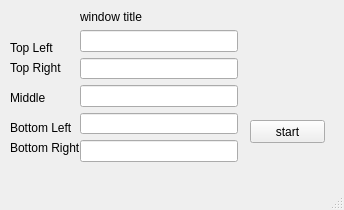
<?xml version="1.0" encoding="UTF-8"?>
<ui version="4.0">
 <class>MainWindow</class>
 <widget class="QMainWindow" name="MainWindow">
  <property name="geometry">
   <rect>
    <x>0</x>
    <y>0</y>
    <width>344</width>
    <height>210</height>
   </rect>
  </property>
  <property name="windowTitle">
   <string>auto</string>
  </property>
  <widget class="QWidget" name="centralwidget">
   <widget class="QWidget" name="verticalLayoutWidget">
    <property name="geometry">
     <rect>
      <x>80</x>
      <y>10</y>
      <width>158</width>
      <height>152</height>
     </rect>
    </property>
    <layout class="QVBoxLayout" name="verticalLayout">
     <item>
      <widget class="QLabel" name="label">
       <property name="text">
        <string>window title</string>
       </property>
      </widget>
     </item>
     <item>
      <widget class="QLineEdit" name="lineEdit1"/>
     </item>
     <item>
      <widget class="QLineEdit" name="lineEdit2"/>
     </item>
     <item>
      <widget class="QLineEdit" name="lineEdit3"/>
     </item>
     <item>
      <widget class="QLineEdit" name="lineEdit4"/>
     </item>
     <item>
      <widget class="QLineEdit" name="lineEdit5"/>
     </item>
    </layout>
   </widget>
   <widget class="QPushButton" name="startBtn">
    <property name="geometry">
     <rect>
      <x>250</x>
      <y>120</y>
      <width>75</width>
      <height>23</height>
     </rect>
    </property>
    <property name="text">
     <string>start</string>
    </property>
   </widget>
   <widget class="QLabel" name="label_2">
    <property name="geometry">
     <rect>
      <x>10</x>
      <y>40</y>
      <width>71</width>
      <height>16</height>
     </rect>
    </property>
    <property name="text">
     <string>Top Left</string>
    </property>
   </widget>
   <widget class="QLabel" name="label_3">
    <property name="geometry">
     <rect>
      <x>10</x>
      <y>60</y>
      <width>71</width>
      <height>16</height>
     </rect>
    </property>
    <property name="text">
     <string>Top Right</string>
    </property>
   </widget>
   <widget class="QLabel" name="label_4">
    <property name="geometry">
     <rect>
      <x>10</x>
      <y>120</y>
      <width>71</width>
      <height>16</height>
     </rect>
    </property>
    <property name="text">
     <string>Bottom Left</string>
    </property>
   </widget>
   <widget class="QLabel" name="label_5">
    <property name="geometry">
     <rect>
      <x>10</x>
      <y>90</y>
      <width>71</width>
      <height>16</height>
     </rect>
    </property>
    <property name="text">
     <string>Middle</string>
    </property>
   </widget>
   <widget class="QLabel" name="label_6">
    <property name="geometry">
     <rect>
      <x>10</x>
      <y>140</y>
      <width>71</width>
      <height>16</height>
     </rect>
    </property>
    <property name="text">
     <string>Bottom Right</string>
    </property>
   </widget>
  </widget>
  <widget class="QMenuBar" name="menubar">
   <property name="geometry">
    <rect>
     <x>0</x>
     <y>0</y>
     <width>344</width>
     <height>21</height>
    </rect>
   </property>
  </widget>
  <widget class="QStatusBar" name="statusbar"/>
 </widget>
 <resources/>
 <connections/>
</ui>
